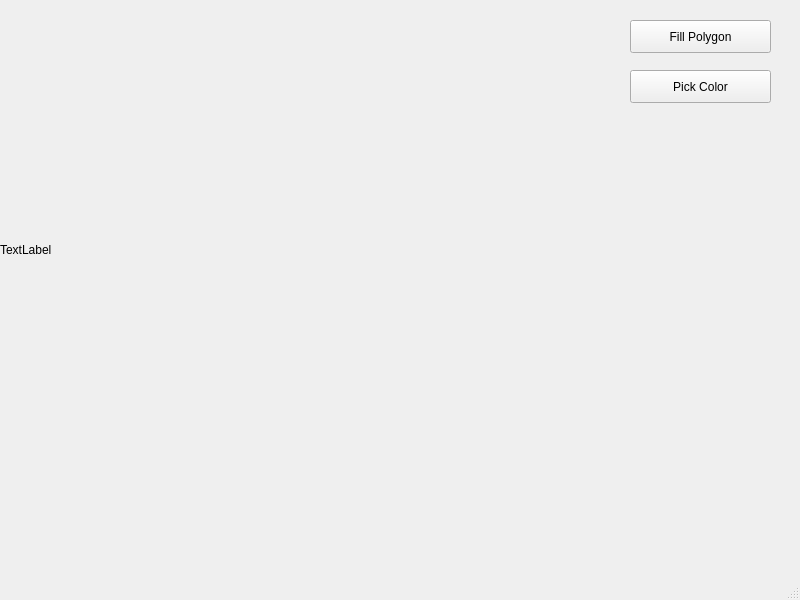
<?xml version="1.0" encoding="UTF-8"?>
<ui version="4.0">
 <class>MainWindow</class>
 <widget class="QMainWindow" name="MainWindow">
  <property name="geometry">
   <rect>
    <x>0</x>
    <y>0</y>
    <width>800</width>
    <height>600</height>
   </rect>
  </property>
  <property name="windowTitle">
   <string>MainWindow</string>
  </property>
  <widget class="QWidget" name="centralwidget">
   <widget class="QLabel" name="label">
    <property name="geometry">
     <rect>
      <x>0</x>
      <y>0</y>
      <width>500</width>
      <height>500</height>
     </rect>
    </property>
    <property name="text">
     <string>TextLabel</string>
    </property>
   </widget>
   <widget class="QPushButton" name="pushButton">
    <property name="geometry">
     <rect>
      <x>630</x>
      <y>20</y>
      <width>141</width>
      <height>33</height>
     </rect>
    </property>
    <property name="text">
     <string>Fill Polygon</string>
    </property>
   </widget>
   <widget class="QPushButton" name="pushButton_2">
    <property name="geometry">
     <rect>
      <x>630</x>
      <y>70</y>
      <width>141</width>
      <height>33</height>
     </rect>
    </property>
    <property name="text">
     <string>Pick Color</string>
    </property>
   </widget>
  </widget>
  <widget class="QMenuBar" name="menubar">
   <property name="geometry">
    <rect>
     <x>0</x>
     <y>0</y>
     <width>800</width>
     <height>29</height>
    </rect>
   </property>
  </widget>
  <widget class="QStatusBar" name="statusbar"/>
 </widget>
 <resources/>
 <connections/>
</ui>
